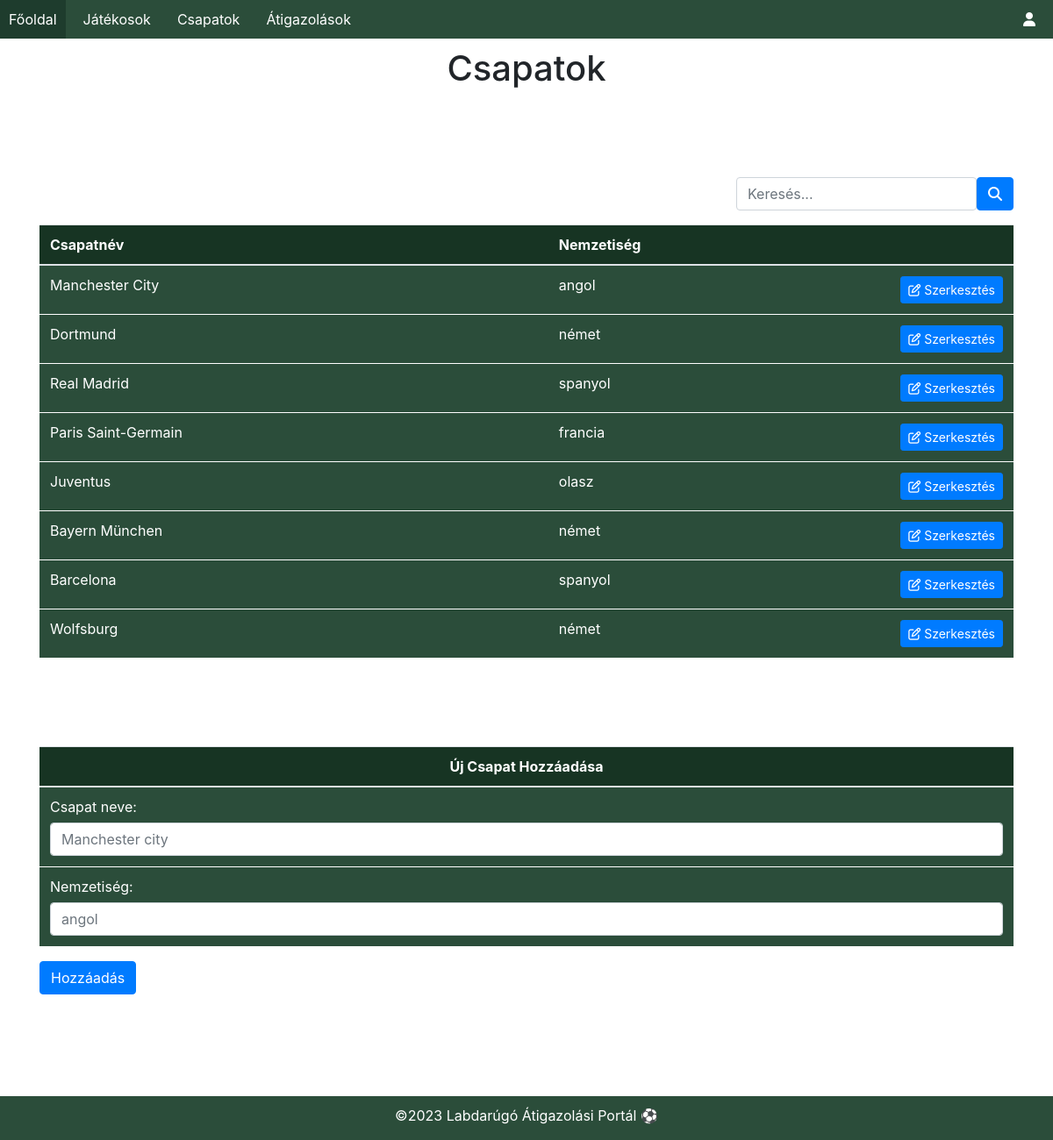
/csapat.php, run on the app's committed database.
### tables this page shows
create table csapat(
    id int primary key auto_increment not NULL,
    nev nvarchar(100),
    nemzetiseg nvarchar(100)
);

### csapat.php (the view, shortened to what this page needs)
<?php
$link = getdb();
?>
<html>
<head>
    <?php include 'head.php' ?>
</head>
<body>
    <div class="container">
        <main>
            <h1>Csapatok</h1>
        </main>
        <?php
        $kereses = null;
        ?>
        <div class="search_bar">
            <form class="form-inline" method="post">
                <input class="form-control" type="search" name="kereses" placeholder="Keresés..." value="<?= $kereses ?>">
                <button class="btn btn-primary" type="submit" style="height: 38px;"><i class="fa fa-search"></i></button>
            </form>
        </div>
        <?php
        $query = "SELECT id, nev, nemzetiseg FROM csapat";
        $data = mysqli_query($link, $query) or die(mysqli_error($link));
        ?>
        <table class="table" style=" margin-top: 0px; padding-top: 0px; border-top: 0px;">
            <thead>
                <tr>
                    <th>Csapatnév</th>
                    <th>Nemzetiség</th>
                    <th></th>
                </tr>
            </thead>
            <tbody>
                <?php while ($row = mysqli_fetch_array($data)):
                if($row['id'] == 1 or $row['id'] == 2){
                    continue;
                }
                ?>
                    <tr>
                        <td>
                            <?= $row['nev'] ?>
                        </td>
                        <td>
                            <?= $row['nemzetiseg'] ?>
                        </td>
                        <td style="width: 100px">
                            <a class="btn btn-primary btn-sm" href="edit_csapat.php?csapatid=<?= $row['id'] ?>">
                                <i class='fa fa-edit'></i> Szerkesztés
                            </a>
                        </td>
                    </tr>
                <?php endwhile; ?>
            </tbody>
        </table>
        <form method="POST">
            <table class="table">
                <thead>
                    <tr>
                        <th style="text-align:center;">
                            Új Csapat Hozzáadása
                        </th>
                    </tr>
                </thead>
                <tbody>
                    <tr>
                        <td>
                            <label for="nev">Csapat neve:</label>
                            <input class="form-control" name="nev" id="nev" type="text" placeholder="Manchester city" />
                        </td>
                    </tr>
                    <tr>
                        <td>
                            <label for="nemzetiseg">Nemzetiség:</label>
                            <input class="form-control" name="nemzetiseg" id="nemzetiseg" type="text"
                                placeholder="angol" />
                        </td>
                    </tr>
                </tbody>
            </table>
            <input class="btn btn-primary" name="hozzaadas" type="submit" value="Hozzáadás" />
        </form>
    </div>
    <footer>
        <p>&#169;2023 Labdarúgó Átigazolási Portál &#9917;</p>
    </footer>
</body>
</html>

### green_style.css (style rules this page uses)
main { text-align: center; margin-top: 10px; margin-bottom: 100px; }
body { display: flex; flex-direction: column; min-height: 100vh; }
.container { flex: 1; padding-bottom: 100px; }
footer { width: 100%; padding-top: 10px; height: 50px; background-color: #2b4d3a; color: #fff; text-align: center; }
.menu { display: flex; justify-content: space-between; align-items: center; background-color: #2b4d3a; color: #fff; }
.menu ul { list-style: none; margin: 0; padding: 0; display: flex; }
.menu li { margin-right: 10px; }
.menu a { display: block; padding: 10px; text-decoration: none; color: #fff; }
.table { border-collapse: collapse; margin-top: 100px; width: 100%; color: #fff; background-color: #2b4d3a; }
.table th, .table td { padding: 12px; text-align: left; border-bottom: 1px solid #fff; }
.table th { background-color: #173423; color: #fff; }
.search_bar { display: flex; justify-content: flex-end; padding-bottom: 0px; margin-bottom: 0px; border-bottom: 0px; }

### data on the page
csapat: nev "Manchester City", nemzetiseg "angol"
csapat: nev "Dortmund", nemzetiseg "német"
csapat: nev "Real Madrid", nemzetiseg "spanyol"
csapat: nev "Paris Saint-Germain", nemzetiseg "francia"
csapat: nev "Juventus", nemzetiseg "olasz"
csapat: nev "Bayern München", nemzetiseg "német"
csapat: nev "Barcelona", nemzetiseg "spanyol"
csapat: nev "Wolfsburg", nemzetiseg "német"
